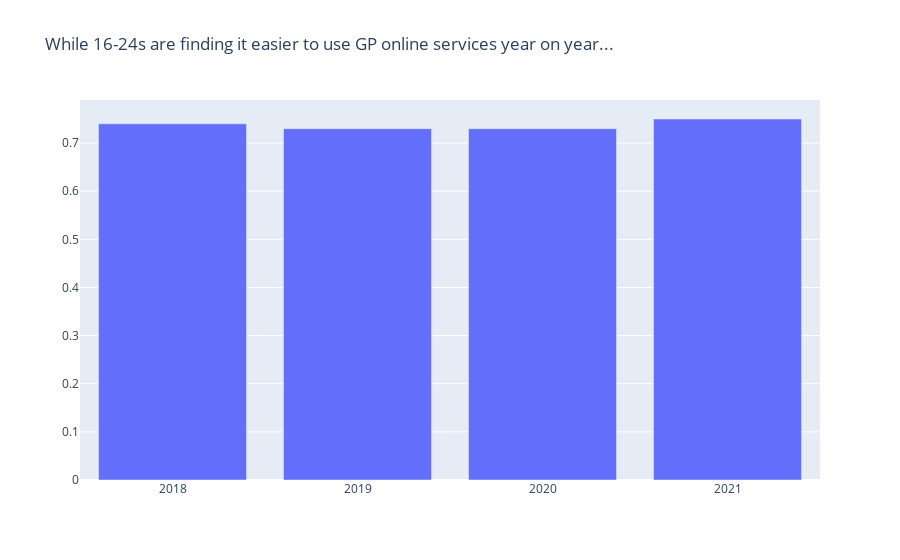

The code cell stored with this chart in its notebook:
### Code cell
data0 = go.Bar(
    x = ease_16_24.Year,
    y = ease_16_24.Easy,
    name = "Easy")

layout = go.Layout(title = ' While 16-24s are finding it easier to use GP online services year on year...', )

figure2 = go.Figure(data = data0, layout = layout)
figure2.show()

### Figure 1 — Plotly figure (JSON) as saved in the notebook; plotly's stock layout.template omitted (floating-point values rounded to 4 significant figures)
{"data": [{"name": "Easy", "type": "bar", "x": ["2018", "2019", "2020", "2021"], "y": [0.74, 0.73, 0.73, 0.75]}], "layout": {"autosize": true, "title": {"text": " While 16-24s are finding it easier to use GP online services year on year..."}, "xaxis": {"autorange": true, "range": [-0.5, 3.5], "type": "category"}, "yaxis": {"autorange": true, "range": [0, 0.7895], "type": "linear"}}}
